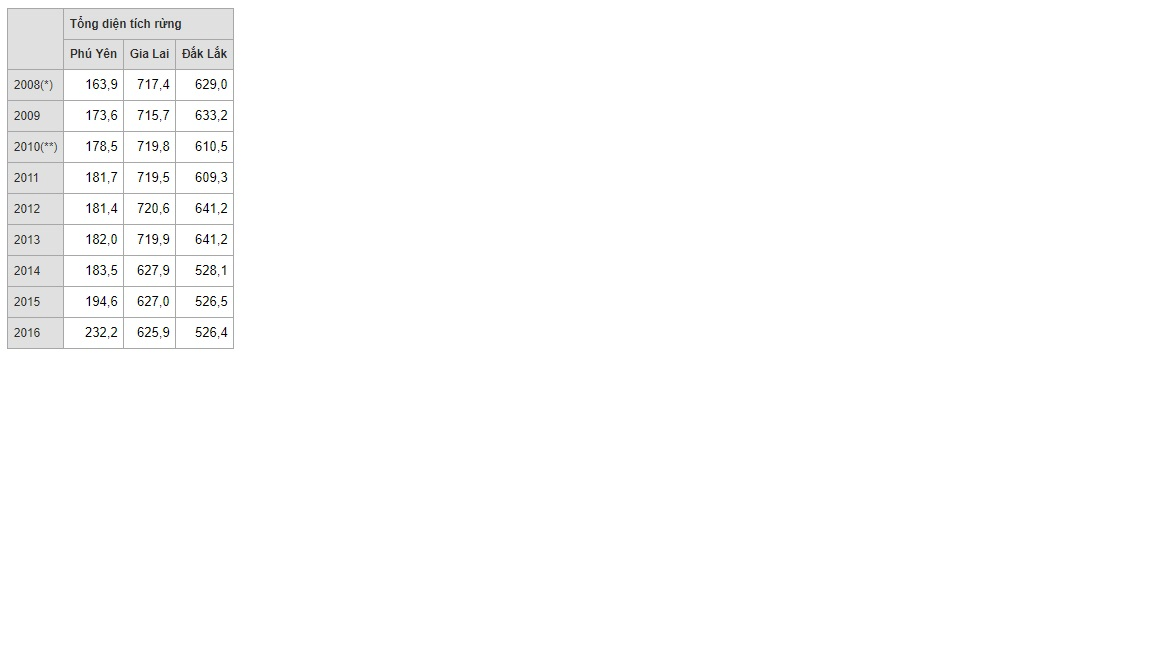
#> input picture img_folder/h1.jpg, 1152 x 648 px; its folder holds only this picture in this run
$ jupyter execute ocr_text_extract_ok.ipynb   (shell and % lines are left out)
#> lines starting #> are read from the running program, lines starting #| are printed output that depends on the picture; after the words box and inside, x2 and y2 are one past the last pixel; in counts of white or black regions, pixels touching at a corner belong together
<a href="https://colab.research.google.com/github/soiqualang/Python-tool-OCR-text-extract-from-image-to-excel/blob/master/ocr_text_extract_ok.ipynb" target="_parent"></a>

# Tool extract excel tables from images

> by soiqualang_chentreu

## Hướng dẫn

* Tạo thư mục tên `img_folder`
* Định dạng hình ảnh phải là `*.jpg`
* Upload hình ảnh vào folder `img_folder`
* `Runtime` > `Run all` hoặc nhấn tổ hợp phím `Ctrl` `F9`
* Kéo xuống dưới cùng, đợi ứng dụng chạy xong
* Download file `excel_folder.zip`

## Youtube

https://youtu.be/TapPezyA2Ao

[cell 1]
# !rm -r sample_data/

## Preferences

https://gist.github.com/soiqualang/9024becf6e6b6321601b61e53bbcab6c

https://towardsdatascience.com/a-table-detection-cell-recognition-and-text-extraction-algorithm-to-convert-tables-to-excel-files-902edcf289ec

https://stackoverflow.com/questions/50951955/pytesseract-tesseractnotfound-error-tesseract-is-not-installed-or-its-not-i

https://www.pyimagesearch.com/2017/07/10/using-tesseract-ocr-python/

https://nanonets.com/blog/ocr-with-tesseract/

## Cài đặt tesseract

https://github.com/tesseract-ocr/tesseract/wiki

[cell 2]
# !sudo apt-get update
# !sudo apt-get install libleptonica-dev
# !sudo apt-get install tesseract-ocr tesseract-ocr-dev
# !sudo apt-get install libtesseract-dev

[cell 3]
import cv2
import numpy as np
import pandas as pd
import matplotlib.pyplot as plt
import csv

import os
from pathlib import Path
import subprocess

[cell 4]
def getFname(path):
    #Quandao_HoangSa_VietNam.kml
    if('/' in path):
        arr1=path.split('/')
    else:
        arr1=path.split('\\')
    return arr1[len(arr1)-1].replace(".jpg", ".xlsx")

def image2excel(imgfile,excelfile):

#> called with imgfile = 'img_folder/h1.jpg', excelfile = 'excel_folder/h1.xlsx'
    try:
        from PIL import Image
    except ImportError:
        import Image
    import pytesseract

    #read your file
    file=imgfile
    img = cv2.imread(file,0)
#> img: shape (648, 1152); min 0, max 255, mean 252.2
    img.shape

    #thresholding the image to a binary image
    thresh,img_bin = cv2.threshold(img,128,255,cv2.THRESH_BINARY | cv2.THRESH_OTSU)
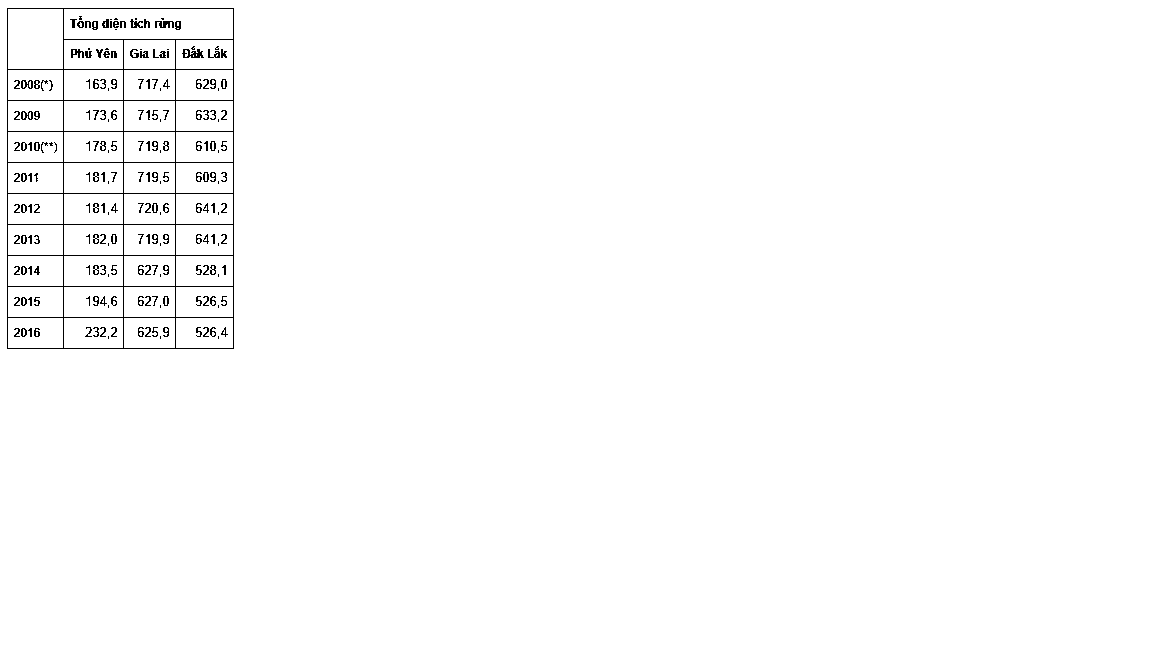
#> img_bin: shape (648, 1152); 98.7% white; black in thin lines or dots, all inside (x1, y1, x2, y2) = (7, 8, 234, 349)
#> thresh = 189

    #inverting the image
    img_bin = 255-img_bin
    cv2.imwrite('tmp/cv_inverted.png',img_bin)
    #Plotting the image to see the output
    plotting = plt.imshow(img_bin,cmap='gray')
    # plt.show()

    # countcol(width) of kernel as 100th of total width
    kernel_len = np.array(img).shape[1]//100
#> kernel_len = 11
    # Defining a vertical kernel to detect all vertical lines of image
    ver_kernel = cv2.getStructuringElement(cv2.MORPH_RECT, (1, kernel_len))
#> ver_kernel = [1, 1, 1, 1, 1, 1, 1, 1, 1, 1, 1]
    # Defining a horizontal kernel to detect all horizontal lines of image
    hor_kernel = cv2.getStructuringElement(cv2.MORPH_RECT, (kernel_len, 1))
    # A kernel of 2x2
    kernel = cv2.getStructuringElement(cv2.MORPH_RECT, (2, 2))

    #Use vertical kernel to detect and save the vertical lines in a jpg
    image_1 = cv2.erode(img_bin, ver_kernel, iterations=3)
#> image_1: shape (648, 1152); 0.2% white in thin lines or dots, all inside (x1, y1, x2, y2) = (7, 23, 234, 334)
    vertical_lines = cv2.dilate(image_1, ver_kernel, iterations=3)
    cv2.imwrite("tmp/vertical.jpg",vertical_lines)
    #Plot the generated image
    plotting = plt.imshow(image_1,cmap='gray')
    # plt.show()

    #Use horizontal kernel to detect and save the horizontal lines in a jpg
    image_2 = cv2.erode(img_bin, hor_kernel, iterations=3)
#> image_2: shape (648, 1152); 0.31% white in thin lines or dots, all inside (x1, y1, x2, y2) = (22, 8, 219, 349)
    horizontal_lines = cv2.dilate(image_2, hor_kernel, iterations=3)
    cv2.imwrite("tmp/horizontal.jpg",horizontal_lines)
    #Plot the generated image
    plotting = plt.imshow(image_2,cmap='gray')
    # plt.show()

    # Combine horizontal and vertical lines in a new third image, with both having same weight.
    img_vh = cv2.addWeighted(vertical_lines, 0.5, horizontal_lines, 0.5, 0.0)
    #Eroding and thesholding the image
    img_vh = cv2.erode(~img_vh, kernel, iterations=2)
    thresh, img_vh = cv2.threshold(img_vh,128,255, cv2.THRESH_BINARY | cv2.THRESH_OTSU)
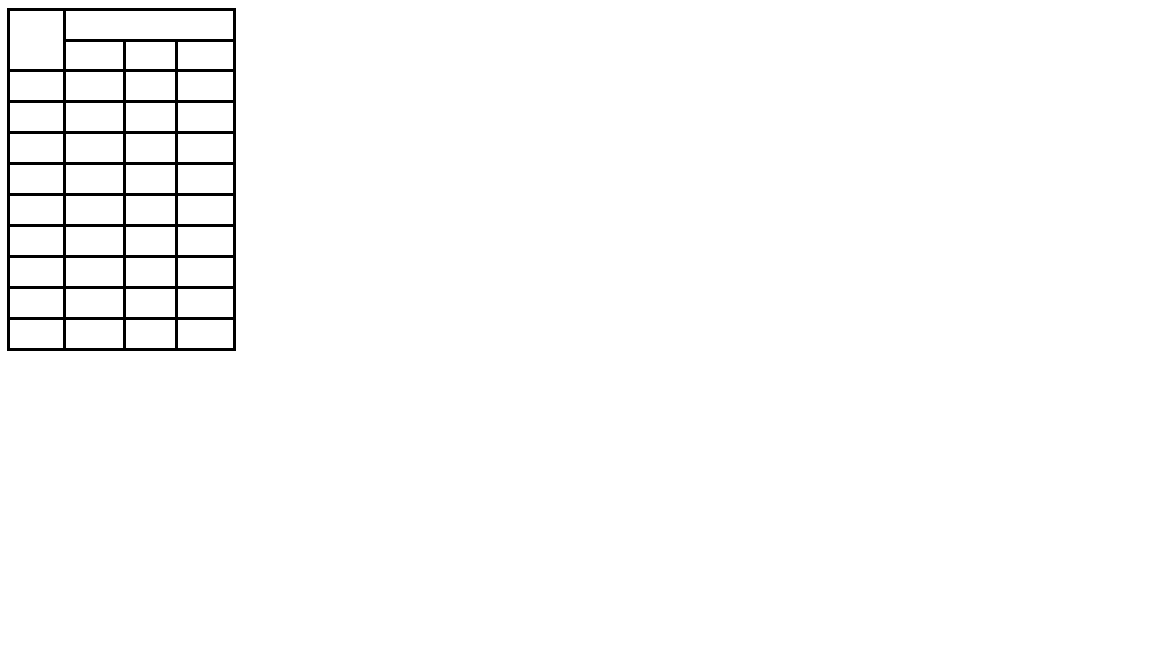
#> img_vh: shape (648, 1152); 98.3% white; 1 black region
#> thresh = 127
    cv2.imwrite("tmp/img_vh.jpg", img_vh)
    bitxor = cv2.bitwise_xor(img,img_vh)
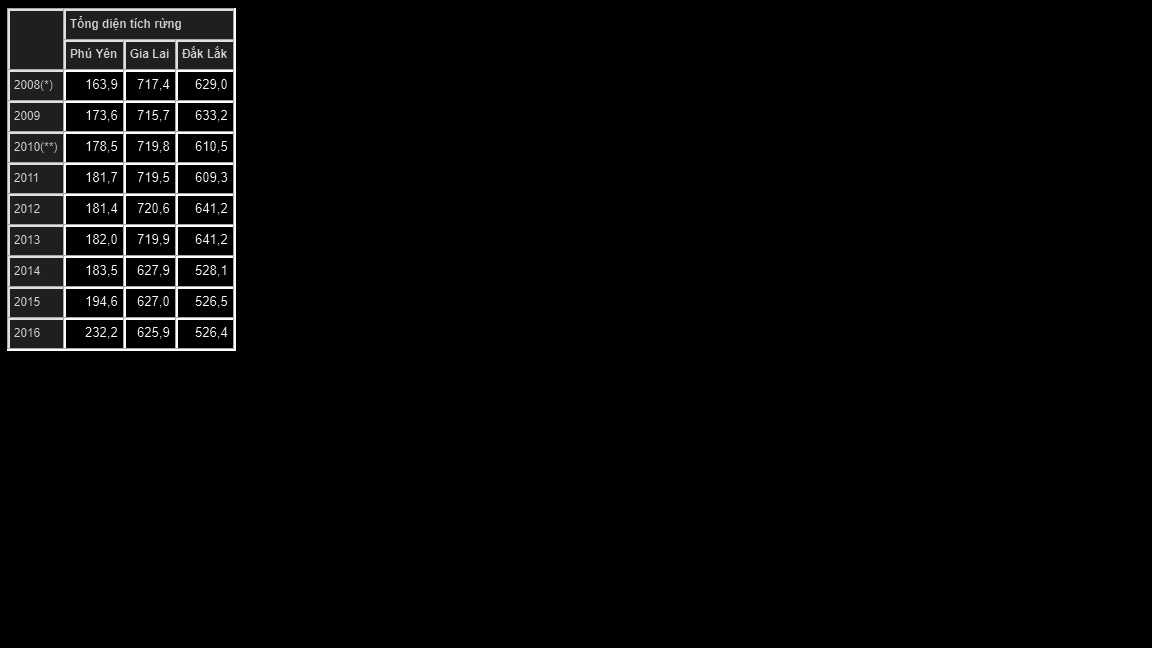
#> bitxor: shape (648, 1152); min 0, max 255, mean 5.9
    bitnot = cv2.bitwise_not(bitxor)
    #Plotting the generated image
    plotting = plt.imshow(bitnot,cmap='gray')
    # plt.show()

    # Detect contours for following box detection
    contours, hierarchy = cv2.findContours(img_vh, cv2.RETR_TREE, cv2.CHAIN_APPROX_SIMPLE)
#> contours = 43 contours; largest, box (x1, y1, x2, y2) and area: (0, 0, 1152, 648) 744697, (6, 7, 237, 352) 79118, (66, 11, 233, 39) 4482, (10, 11, 63, 69) 2964, (66, 320, 123, 348) 1512

    def sort_contours(cnts, method="left-to-right"):
        # initialize the reverse flag and sort index
#> called with method = 'top-to-bottom'
        reverse = False
        i = 0
        # handle if we need to sort in reverse
        if method == "right-to-left" or method == "bottom-to-top":
            reverse = True
        # handle if we are sorting against the y-coordinate rather than
        # the x-coordinate of the bounding box
        if method == "top-to-bottom" or method == "bottom-to-top":
            i = 1
        # construct the list of bounding boxes and sort them from top to
        # bottom
        boundingBoxes = [cv2.boundingRect(c) for c in cnts]
#> boundingBoxes = 43 items, first 6: (0, 0, 1152, 648), (6, 7, 231, 345), (178, 320, 55, 28), (126, 320, 49, 28), (66, 320, 57, 28), (10, 320, 53, 28)
        (cnts, boundingBoxes) = zip(*sorted(zip(cnts, boundingBoxes),
        key=lambda b:b[1][i], reverse=reverse))
#> cnts = 43 contours; largest, box (x1, y1, x2, y2) and area: (0, 0, 1152, 648) 744697, (6, 7, 237, 352) 79118, (66, 11, 233, 39) 4482, (10, 11, 63, 69) 2964, (66, 72, 123, 100) 1512; boundingBoxes = 43 items, first 6: (0, 0, 1152, 648), (6, 7, 231, 345), (66, 11, 167, 28), (10, 11, 53, 58), (178, 42, 55, 27), (126, 42, 49, 27)
        # return the list of sorted contours and bounding boxes
        return (cnts, boundingBoxes)

    # Sort all the contours by top to bottom.
    contours, boundingBoxes = sort_contours(contours, method="top-to-bottom")
#> contours has the same summary as cnts in sort_contours

    #Creating a list of heights for all detected boxes
    heights = [boundingBoxes[i][3] for i in range(len(boundingBoxes))]
#> heights = 43 values, max 648 at index 0, min 27 at index 4, mean 50.42

    #Get mean of heights
    mean = np.mean(heights)
#> mean = 50.42

    #Create list box to store all boxes in
    box = []
    # Get position (x,y), width and height for every contour and show the contour on image
    for c in contours:
        x, y, w, h = cv2.boundingRect(c)
        if (w<1000 and h<500):
            image = cv2.rectangle(img,(x,y),(x+w,y+h),(0,255,0),2)
            box.append([x,y,w,h])
#> this loop made 43 passes
#> (c, x, y, w, h) on passes 1, 3, 4, 5, 6, 7, 8, 9, 10, 11: ([[0, 0], [0, 647], [1151, 647], [1151, 0]], 0, 0, 1152, 648), ([[66, 11], [66, 38], [232, 38], [232, 11]], 66, 11, 167, 28), ([[10, 11], [10, 68], [62, 68], [62, 11]], 10, 11, 53, 58), ([[178, 42], [178, 68], [232, 68], [232, 42]], 178, 42, 55, 27), ([[126, 42], [126, 68], [174, 68], [174, 42]], 126, 42, 49, 27), ([[66, 42], [66, 68], [122, 68], [122, 42]], 66, 42, 57, 27), ([[178, 72], [178, 99], [232, 99], [232, 72]], 178, 72, 55, 28), ([[126, 72], [126, 99], [174, 99], [174, 72]], 126, 72, 49, 28), ([[66, 72], [66, 99], [122, 99], [122, 72]], 66, 72, 57, 28), ([[10, 72], [10, 99], [62, 99], [62, 72]], 10, 72, 53, 28)
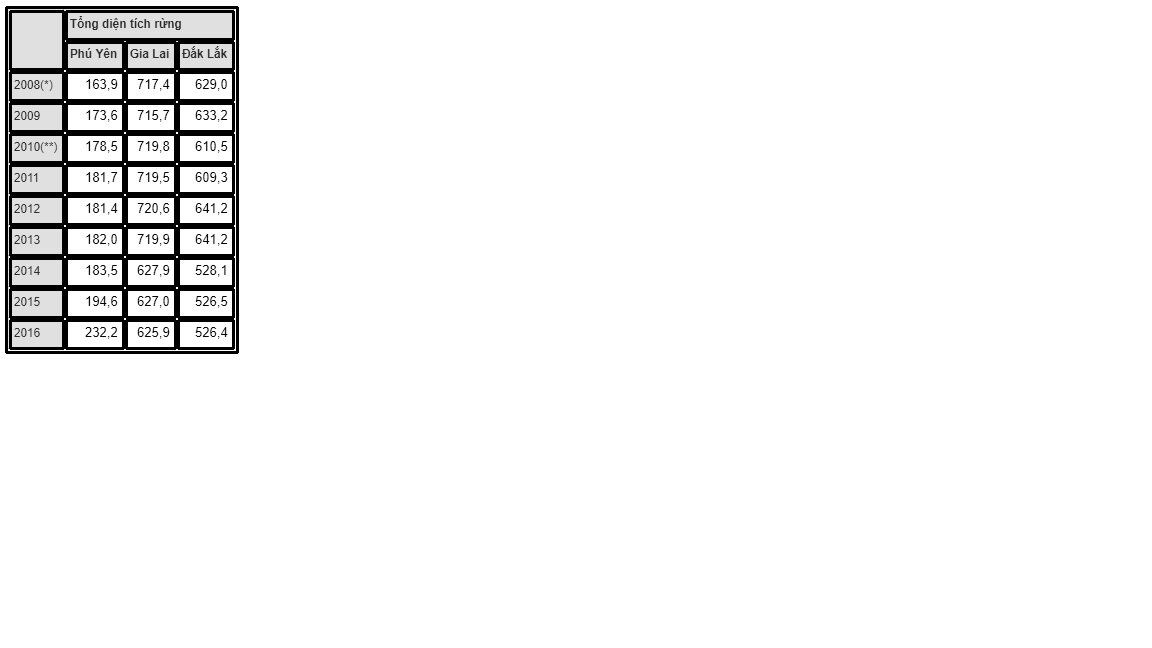
#> img: shape (648, 1152); min 0, max 255, mean 244.7
#> after the loop, box = 42 items, first 6: [6, 7, 231, 345], [66, 11, 167, 28], [10, 11, 53, 58], [178, 42, 55, 27], [126, 42, 49, 27], [66, 42, 57, 27]

    plotting = plt.imshow(image,cmap='gray')
    # plt.show()

    #Creating two lists to define row and column in which cell is located
    row=[]
    column=[]
    j=0

    #Sorting the boxes to their respective row and column
    for i in range(len(box)):

        if(i==0):
            column.append(box[i])
            previous=box[i]

        else:
            if(box[i][1]<=previous[1]+mean/2):
                column.append(box[i])
                previous=box[i]

                if(i==len(box)-1):
                    row.append(column)

            else:
                row.append(column)
                column=[]
                previous = box[i]
                column.append(box[i])
#> this loop made 42 passes
#> previous on passes 1 to 12: [6, 7, 231, 345], [66, 11, 167, 28], [10, 11, 53, 58], [178, 42, 55, 27], [126, 42, 49, 27], [66, 42, 57, 27], [178, 72, 55, 28], [126, 72, 49, 28], [66, 72, 57, 28], [10, 72, 53, 28], [178, 103, 55, 28], [126, 103, 49, 28]
#> after the loop, row = 11 items

    # print(column)
    # print(row)

    #calculating maximum number of cells
    countcol = 0
    for i in range(len(row)):
        countcol = len(row[i])
        if countcol > countcol:
            countcol = countcol
#> this loop made 11 passes
#> countcol on passes 1 to 11: 3, 3, 4, 4, 4, 4, 4, 4, 4, 4, 4

    #Retrieving the center of each column
    center = [int(row[i][j][0]+row[i][j][2]/2) for j in range(len(row[i])) if row[0]]
#> center = [205, 150, 94, 36]

    center=np.array(center)
    center.sort()
    # print(center)
    #Regarding the distance to the columns center, the boxes are arranged in respective order

    finalboxes = []
    for i in range(len(row)):
        lis=[]
        for k in range(countcol):
            lis.append([])
        for j in range(len(row[i])):
            diff = abs(center-(row[i][j][0]+row[i][j][2]/4))
            minimum = min(diff)
            indexing = list(diff).index(minimum)
            lis[indexing].append(row[i][j])
        finalboxes.append(lis)
#> this loop made 11 passes
#> after the loop, finalboxes = 11 items


    #from every single image-based cell/box the strings are extracted via pytesseract and stored in a list
    outer=[]
    for i in range(len(finalboxes)):
        for j in range(len(finalboxes[i])):
            inner=''
            if(len(finalboxes[i][j])==0):
                outer.append(' ')
            else:
                for k in range(len(finalboxes[i][j])):
                    y,x,w,h = finalboxes[i][j][k][0],finalboxes[i][j][k][1], finalboxes[i][j][k][2],finalboxes[i][j][k][3]
                    finalimg = bitnot[x:x+h, y:y+w]
                    kernel = cv2.getStructuringElement(cv2.MORPH_RECT, (2, 1))
                    border = cv2.copyMakeBorder(finalimg,2,2,2,2, cv2.BORDER_CONSTANT,value=[255,255])
                    resizing = cv2.resize(border, None, fx=2, fy=2, interpolation=cv2.INTER_CUBIC)
                    dilation = cv2.dilate(resizing, kernel,iterations=1)
                    erosion = cv2.erode(dilation, kernel,iterations=2)

                    out = pytesseract.image_to_string(erosion)
                    if(len(out)==0):
                        out = pytesseract.image_to_string(erosion, config='--psm 3')
                    inner = inner +" "+ out
                outer.append(inner)
#> this loop made 1 pass
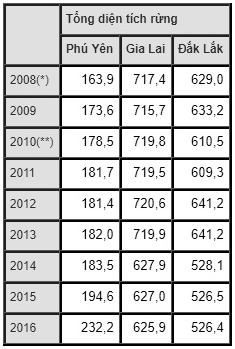
#> border: shape (349, 235); min 0, max 255, mean 201.7
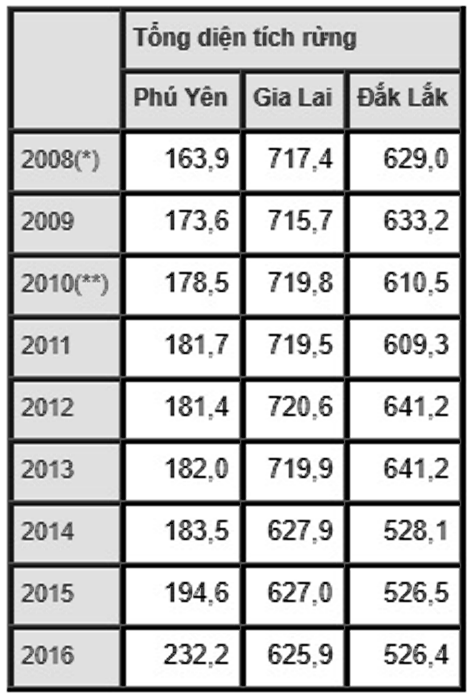
#> erosion: shape (698, 470); min 0, max 255, mean 196.5
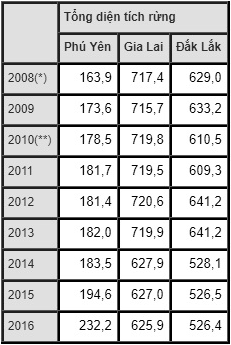
#> finalimg: shape (345, 231); min 0, max 255, mean 200.2
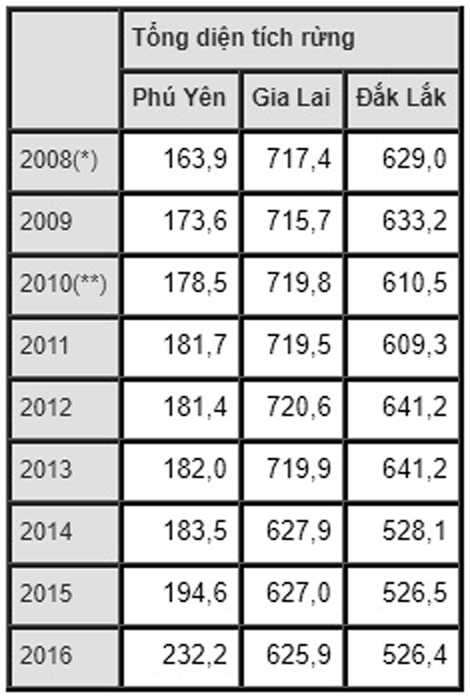
#> resizing: shape (698, 470); min 0, max 255, mean 201.1
#> after the loop, outer = []

    #Creating a dataframe of the generated OCR list
    arr = np.array(outer)
    dataframe = pd.DataFrame(arr.reshape(len(row), countcol))
    print(dataframe)
    data = dataframe.style.set_properties(align="left")
    #Converting it in a excel-file
    data.to_excel(excelfile)

## Lưu ý

Những lần chạy sau có thể chỉ cần chạy từ cell này trở xuống vì mình đã cài thư viện rồi

## Xóa làm lại

[cell 5]
img_folder=Path('img_folder')
excel_folder=Path('excel_folder')
tmp=Path('tmp')

# Xóa zip file
if os.path.exists('excel_folder.zip'):
    !rm excel_folder.zip

# Kiểm tra đã có folder đầu ra chưa - excel_folder
if os.path.exists(excel_folder):
    !rm -r excel_folder
    os.makedirs(excel_folder)
else:
    os.makedirs(excel_folder)
# Kiểm tra đã có thư mục tạm chưa - tmp
if os.path.exists(tmp):
    !rm -r tmp
    os.makedirs(tmp)
else:
    os.makedirs(tmp)

## Bắt đầu convert

[cell 6]
for fdir in img_folder.glob('*.jpg'):
    fname=getFname(str(fdir))
    print('-----------')
    print('Đang convert %s...' % (fname))
    image2excel(str(fdir),str(excel_folder)+'/'+str(fname))
#> (the call stopped at in image2excel, `out = pytesseract.image_to_string(erosion)`: pytesseract is not available in this run)

print('##################')
print('##################')
print('##################')
print('Đang nén thành file excel_folder.zip...')
cmd='zip -r excel_folder.zip '+str(excel_folder)
p1 = subprocess.Popen(cmd,shell=True)
p1.wait()
print('Đã xong, mời bạn download file excel_folder.zip')
